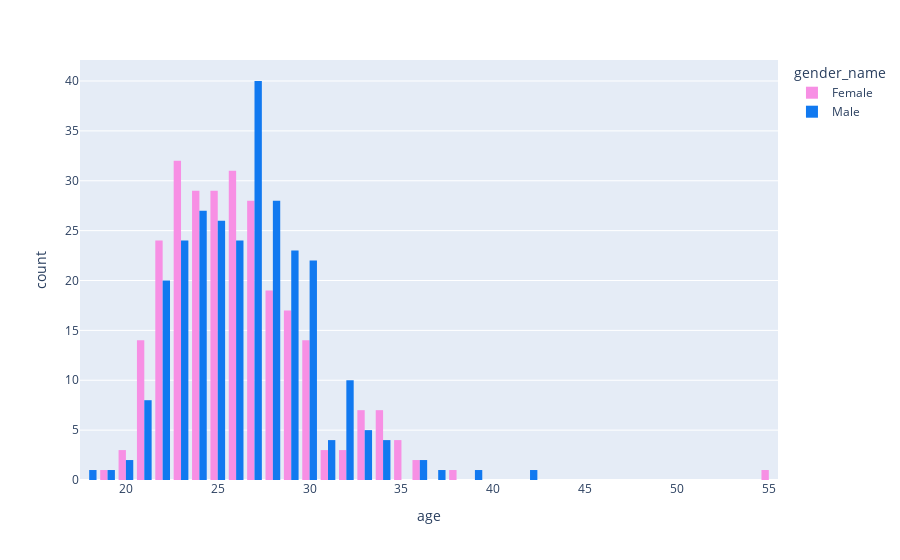

The notebook cell saved with this chart:
### Code cell
fig = px.histogram(df_iid, x="age",
             color='gender_name', barmode='group', color_discrete_sequence=["#F78FE4", "#1179f0"])
fig.show()

### Figure 1 — Plotly figure (JSON) as saved in the notebook; plotly's stock layout.template omitted (floating-point values rounded to 4 significant figures; data arrays with more than 128 entries replaced by an {"elided": "..."} marker saying what was removed)
{"data": [{"alignmentgroup": "True", "bingroup": "x", "hovertemplate": "gender_name=Female<br>age=%{x}<br>count=%{y}<extra></extra>", "legendgroup": "Female", "marker": {"color": "#F78FE4"}, "name": "Female", "offsetgroup": "Female", "orientation": "v", "showlegend": true, "type": "histogram", "x": {"elided": "274 int values"}, "xaxis": "x", "yaxis": "y"}, {"alignmentgroup": "True", "bingroup": "x", "hovertemplate": "gender_name=Male<br>age=%{x}<br>count=%{y}<extra></extra>", "legendgroup": "Male", "marker": {"color": "#1179f0"}, "name": "Male", "offsetgroup": "Male", "orientation": "v", "showlegend": true, "type": "histogram", "x": {"elided": "277 int values"}, "xaxis": "x", "yaxis": "y"}], "layout": {"barmode": "group", "legend": {"title": {"text": "gender_name"}, "tracegroupgap": 0}, "margin": {"t": 60}, "xaxis": {"anchor": "y", "domain": [0, 1], "title": {"text": "age"}}, "yaxis": {"anchor": "x", "domain": [0, 1], "title": {"text": "count"}}}}
